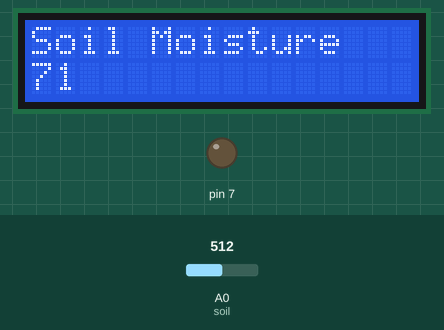
Simulated run of this sketch. Board: Arduino Uno, built with avr-gcc and run on an emulated ATmega328P. On the bench: 16×2 character LCD, output pins drawn as LEDs (lit = HIGH). The test bench sets the inputs (shaded band); at power-on: A0 (soil) = 512.

Above: at 1.2 s.
1.3 s: A0 (soil) set to 727
At 12.2 s:
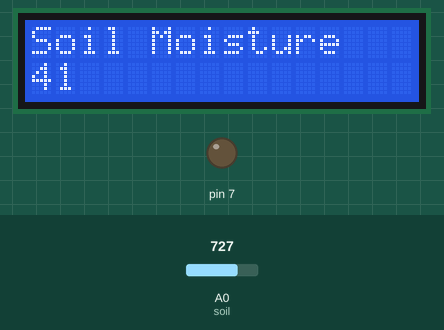
12.5 s: A0 (soil) set to 747
At 23.9 s:
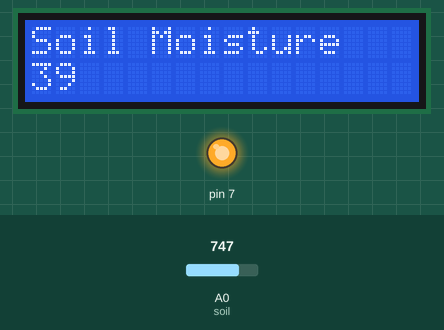
24.5 s: A0 (soil) set to 716
At 27.5 s:
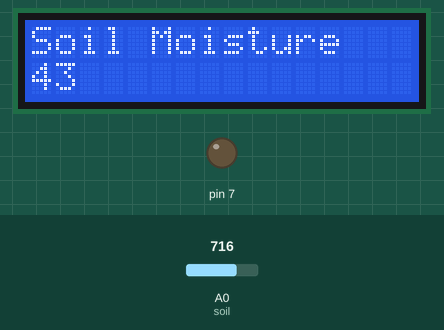
Timing chart, 0 to 29.0 s (numbered marks = the images above; inputs shaded):
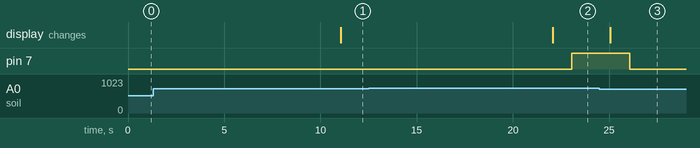

Measured:
- the behaviour switches between 733 and 734 on A0 (soil) (found by bisection; images 1 and 2)
- after the input at 1.3 s, the display: changes after 9.8 s (image 1)
- after the input at 12.5 s, pin 7: LOW → HIGH after 10.6 s; the display: changes after 9.6 s (image 2)
- after the input at 24.5 s, pin 7: HIGH → LOW after 1.6 s; the display: changes after 0.57 s (image 3)

The sketch:

relaymoisture.ino
```cpp
#include <LiquidCrystal.h>


LiquidCrystal lcd(12,11,5,4,3,2);

int soil =A0;
void setup()
{

 lcd.begin(16, 2);
 lcd.clear();
 lcd.print("Soil Moisture ");
 pinMode (7, OUTPUT);
}

void loop()
{
  int value = analogRead(soil);
  int hum = map(value,300,1023,100,0);
  lcd.setCursor(0,1);
  lcd.print(hum);
  delay(1000);
  if(hum>40 ) {
    digitalWrite(7, LOW);
    delay(10000);
     } else {
    digitalWrite(7, HIGH);
    delay(500);
    }
  }
```
